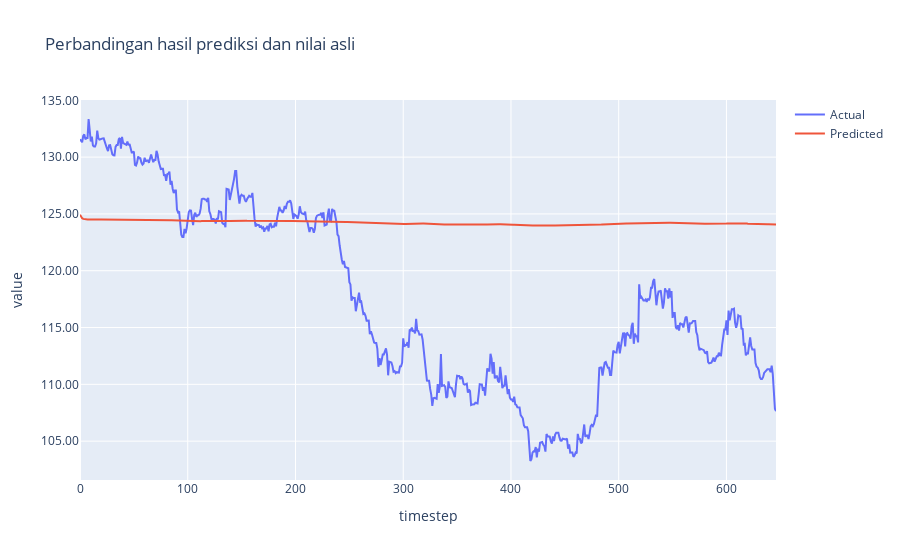

Write notebook code for a chart like this one.
### Code cell
fig = go.Figure()

x = [i for i in range(len(actual_denorm))]

fig.add_trace(go.Scatter(x=x, y=actual_denorm.squeeze(1), mode='lines', name="Actual"))
fig.add_trace(go.Scatter(x=x, y=predict_denorm.squeeze(1), mode='lines', name="Predicted"))

fig.update_layout(
    xaxis_title='timestep',
    yaxis_title='values',
    yaxis=dict(
        title='value',
        tickformat=',.2f',
    ),
    title=f"Perbandingan hasil prediksi dan nilai asli",
    height=600
)
fig.show()

### Figure 1 — Plotly figure (JSON) as saved in the notebook; plotly's stock layout.template omitted (floating-point values rounded to 4 significant figures; data arrays with more than 128 entries replaced by an {"elided": "..."} marker saying what was removed)
{"data": [{"mode": "lines", "name": "Actual", "type": "scatter", "visible": true, "x": {"elided": "647 int values"}, "y": {"elided": "647 float values"}}, {"mode": "lines", "name": "Predicted", "type": "scatter", "visible": true, "x": {"elided": "647 int values"}, "y": {"elided": "647 float values"}}], "layout": {"autosize": true, "title": {"text": "Perbandingan hasil prediksi dan nilai asli"}, "xaxis": {"autorange": true, "range": [0, 646], "title": {"text": "timestep"}, "type": "linear"}, "yaxis": {"autorange": true, "range": [101.6, 135.0], "tickformat": ",.2f", "title": {"text": "value"}, "type": "linear"}}}
